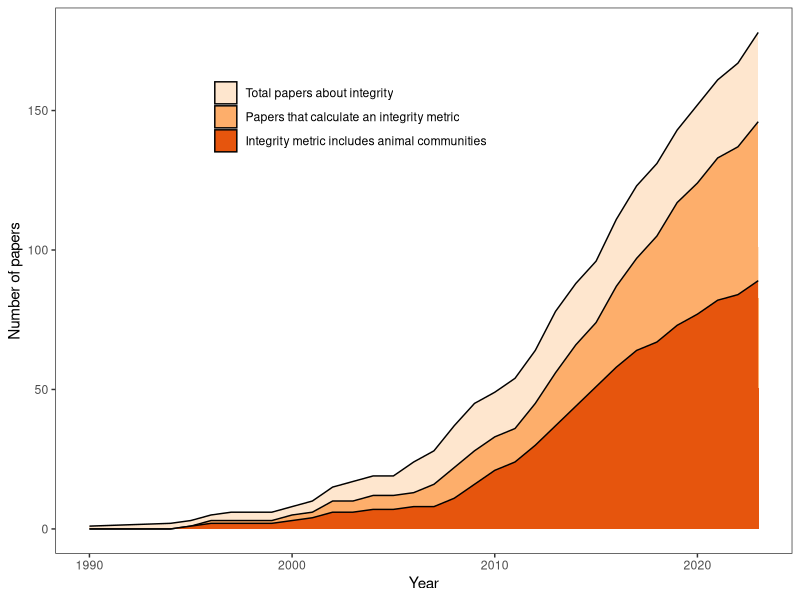
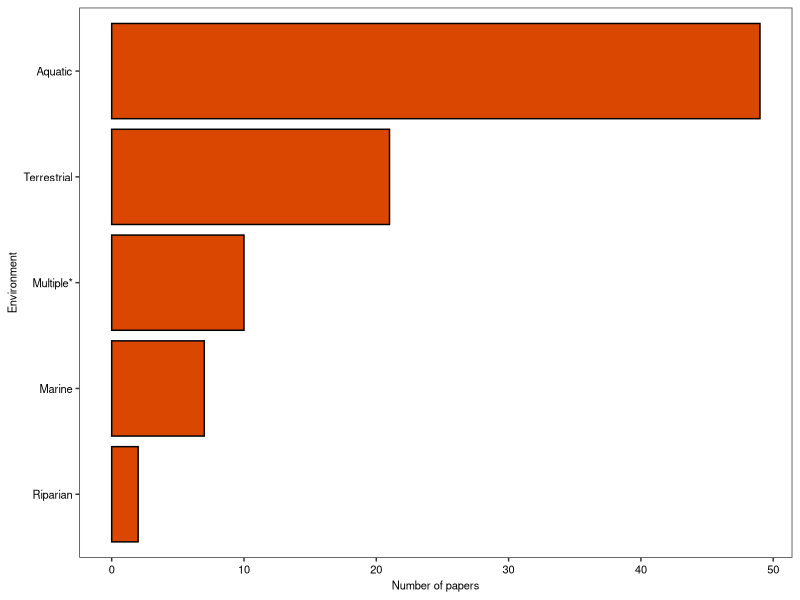
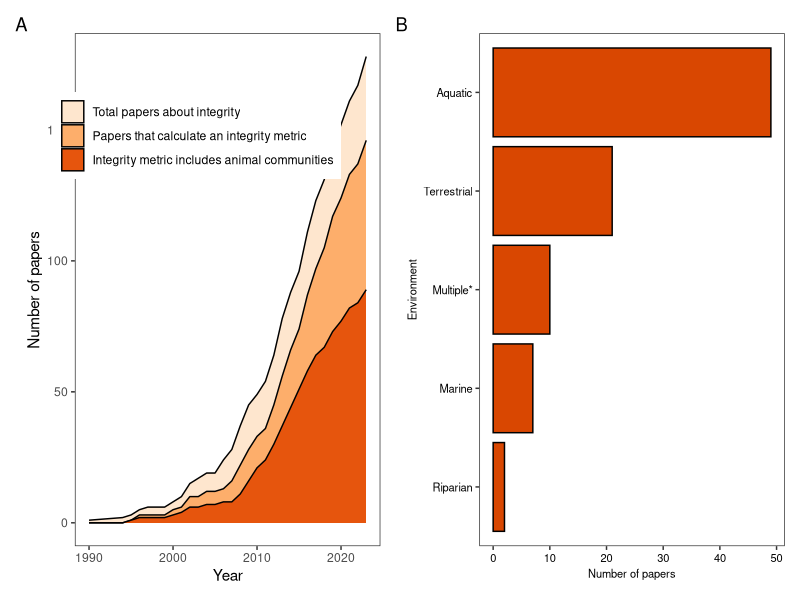
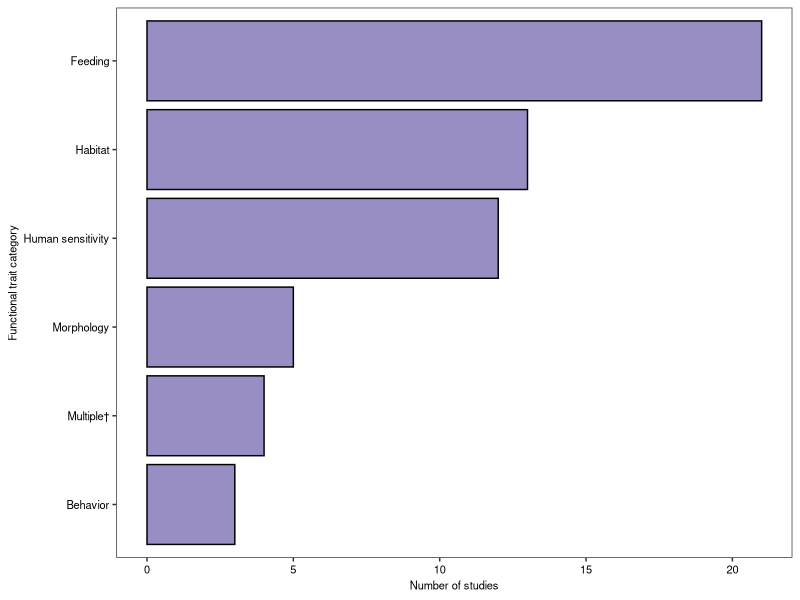
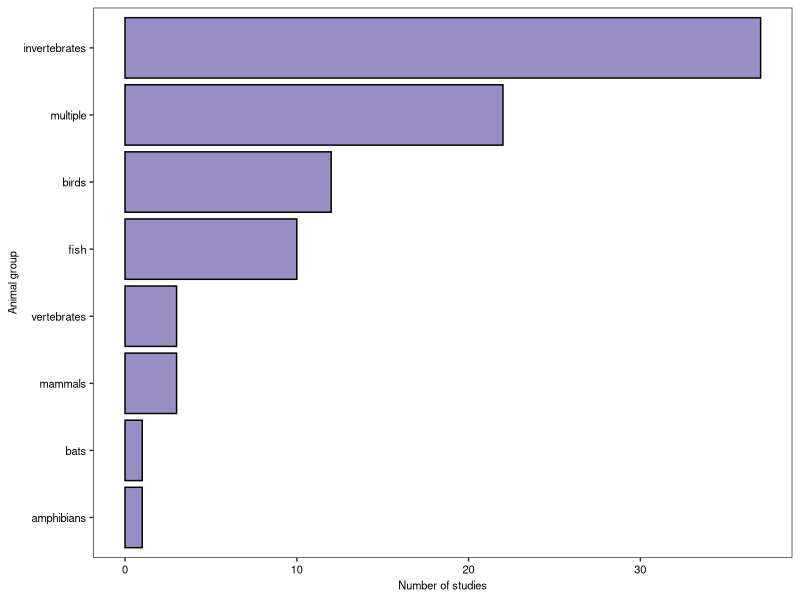
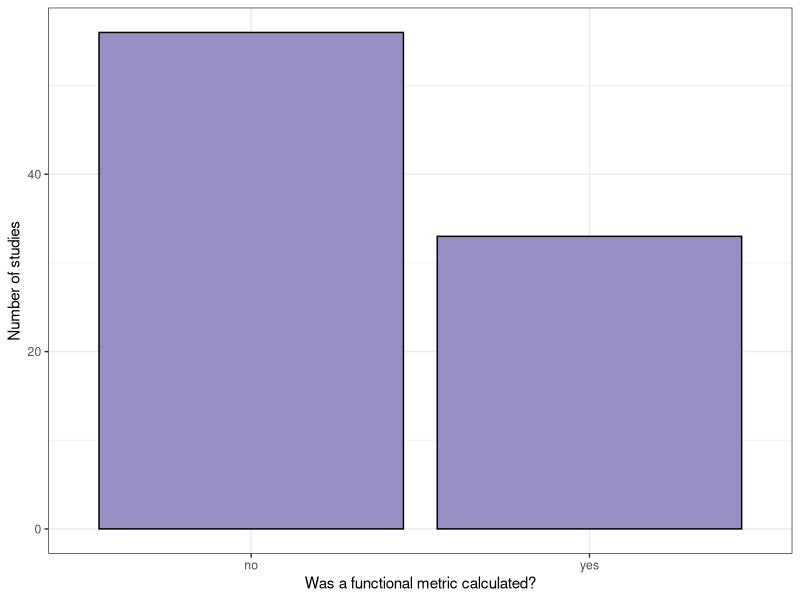
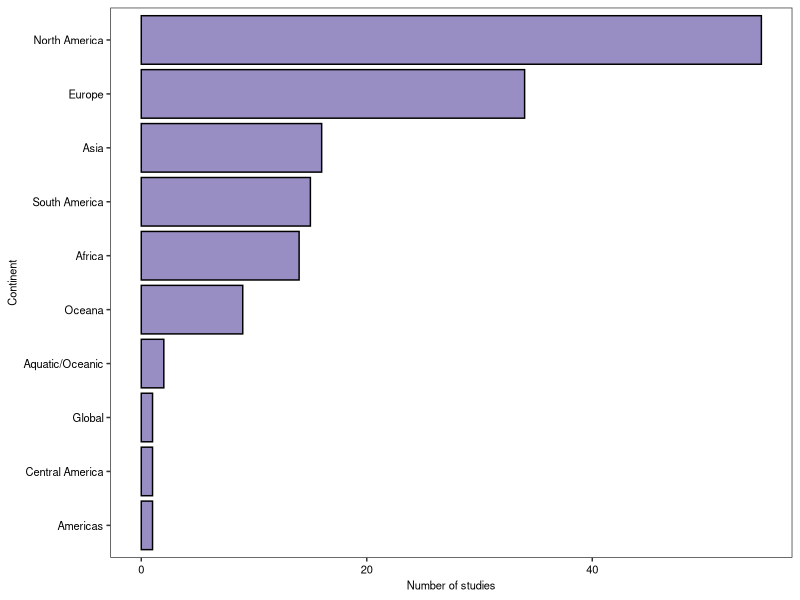
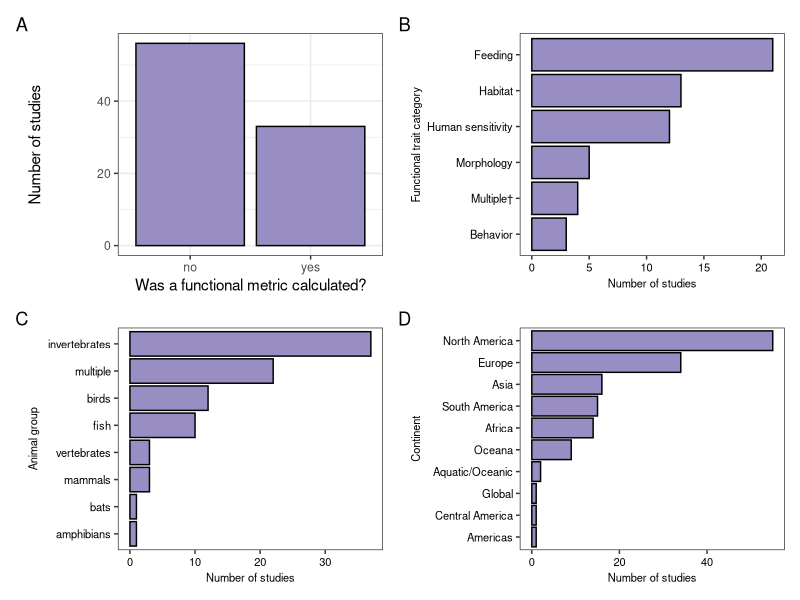

Here is the R script that generated these plots, in order:

# load libraries
library(ggplot2)
library(readxl)
library(dplyr)
library(reshape2)
library(viridis)
library(RColorBrewer)
library(tidyverse)
library(here)
library(patchwork)
library(ggforce)

theme_set(theme_bw())
#import data
dat <- read.csv(here('data',
                     'Ecological integrity literature review - Sheet1.csv'))
## fix differences in data entry
dat2 <- dat %>%
  rename('about_integrity' = 'Is.the.paper.actually.about.ecological.integrity.',
         'integrity_calculated' = 'Is.integrity.actually.calculated.',
         'include_animals' = 'Does.metric.include.animals.',
         'animal_communities' = 'Does.metric.include.animal.communities.') %>%
  mutate(about_integrity = case_when(about_integrity %in% c("No", 'no', 'No - see notes',
                                                            'No- but see notes', "Maybe") ~ "No",
                                     about_integrity %in% c("Yes", 'yes', 'Yes-maybe', 'Yes- but note terms',
                                                            'Yes- but indirectly', "Yes- but see notes") ~ "Yes")) %>%
  mutate(integrity_calculated = case_when(integrity_calculated %in% c("-", "No", "Maybe","", 
                                                                      "no", "No- concept paper with examples?", 
                                                                      "No-  \"validation\" paper" , "No- \"validation\" paper",                              
                                                                      "No-\"validation\" paper","No- \"metric development\"- see notes",                 
                                                                       "No- concept paper with examples- see notes" ,           
                                                                       "No- \"validation paper\"- see notes" ,                  
                                                                       "No- \"review\" paper" ,                                 
                                                                       "No- concept paper with examples from a National Forest") ~ "No",
                                          integrity_calculated %in% c("yes","Yes","Yes/maybe","Yes/Maybe",
                                                                      "Yes- but see notes","Yes- note similar to above but link assumed") ~ "Yes")) %>%
  mutate(include_animals = case_when(include_animals %in% c("no", "No", "-", "No- see notes",
                                                            "", "Maybe") ~ "No", 
                                     include_animals %in% c("Yes", "yes") ~ "Yes")) %>%
  mutate(animal_communities = case_when(animal_communities %in% c("-", "no",
                                                                  "No", "no (?)", "") ~ "No",
                                        animal_communities %in% c("yes", "Yes", "yes??") ~ "Yes"))


# simplify data frame
#dat2 <- dat2[,c(6:8,10:11)]

# change chacater to integer
# dat2[dat2=="Yes"] <- 1
# dat2[dat2=="No"] <- 0
# dat2[is.na(dat2)] <- 0
# 
# dat2 <- dat2 %>%
#   mutate_if(is.character, as.numeric)
# 
# # get rid of nestedness
# dat2[,4][dat2[,5] == 1] <-0
# dat2[,3][dat2[,4] == 1] <-0
# dat2[,2][dat2[,3] == 1] <-0

# change to long format
# dat3 <- dat2 %>%
#   pivot_longer(cols = 2:5,
#                names_to = "variable",
#                values_to = "value")

# summarize by year
# dat4 <- dat3 %>% 
#   group_by(Year, variable) %>% 
#   summarise(sum=sum(value, na.rm = T)) %>%
#   mutate(variable = factor(variable, levels = c('about_integrity',
#                                                 'integrity_calculated',
#                                                 'include_animals',
#                                                 'animal_communities')))
# 
# 
# # plot
# (a <- dat4 %>%
#     arrange(variable) %>%
#     ggplot(aes(x = Year,
#                 y = sum,
#                 fill = variable)) +
#   geom_col(position = "stack") +
#   theme_bw() +
#   scale_fill_brewer(palette = "Oranges",
#                     labels = c('about_integrity' = "Is the paper about ecological integrity?",
#                                'integrity_calculated' = "Is ecological integrity calculated?",
#                                'include_animals' = "Does the integrity metric include animals?",
#                                'animal_communities' = "Does the integrity metric include animal communities?")) +
#   ylab("Number of papers") + xlab(NULL) +
#   theme(legend.position = c(0.3, 0.82),
#         legend.title = element_blank(),
#         axis.text = element_text(size=8, color="black"),
#         axis.title = element_text(size=8, color="black"),
#         legend.text = element_text(size=8, color="black"),
#         panel.grid = element_blank()))
# #a


# output to hi res
# tiff("integrity-litreview-11302023.tif",
#      res=500, width=6, height=4, units="in", compression="lzw")
# a
# dev.off()

dat3 <- dat2 %>%
  dplyr::select(Year, about_integrity, 
                integrity_calculated, animal_communities) %>%
  pivot_longer(about_integrity:animal_communities,
               names_to = "category",
               values_to = "value") %>%
  mutate(value = case_when(value == "No" ~ 0,
                   value == "Yes" ~ 1)) %>%
  group_by(Year, category) %>%
  summarise(sum = sum(value)) %>%
  ungroup() %>%
  arrange(category, Year) %>%
  group_by(category) %>%
  mutate(cs = cumsum(sum)) %>%
  ungroup() %>%
  mutate(category = factor(category, 
                           levels = c("about_integrity",
                                      "integrity_calculated",
                                      "animal_communities")))

(byyear <- ggplot(dat3, aes(x = Year, y = cs, fill = category)) +
  ylab("Number of papers") +
  xlab("Year") +
  geom_area(position = 'identity', color = "black") +
  scale_fill_brewer(palette = "Oranges",
                    labels = c('about_integrity' = "Total papers about integrity",
                               'integrity_calculated' = "Papers that calculate an integrity metric",
                               'animal_communities' = "Integrity metric includes animal communities")) +
  theme(legend.title = element_blank(),
        panel.grid = element_blank(),
        legend.position = c(0.4, 0.8)))
  

# ggsave(filename = here('pictures',
#                        'R',
#                        'studies_by_year.jpg'),
#        width = 7.25,
#        height = 4,
#        units = 'in')


# Other explorations ------------------------------------------------------

unique(dat$Environment)
unique(dat$Animal.groups)
unique(dat$Function.Metric)

#MAIN FIGURES
#Environmental bias
#types of traits
(env_plot <- dat %>%
  filter(Environment != "") %>%
  group_by(Environment) %>%
  tally() %>%
  ggplot(aes(x = reorder(Environment, n), y = n)) +
  geom_bar(stat = "identity", fill = '#d94701',color = "black") +
  labs(x = "Environment", y = "Number of papers") +
    scale_x_discrete(labels = c("aquatic" = "Aquatic",
                                "terrestrial" = "Terrestrial",
                                'multiple' = "Multiple*",
                                'marine' = "Marine",
                                "riparian" = "Riparian")) +
    coord_flip() +
  theme(axis.text = element_text(size=8, color="black"),
        axis.title = element_text(size=8, color="black"),
        legend.text = element_text(size=8, color="black"),
        panel.grid = element_blank()))

byyear + env_plot + 
  plot_annotation(tag_level = "A") 

ggsave(filename = here('pictures',
                       'R',
                       'year_env_combo.jpg'),
       width = 9.5,
       height = 4.5,
       units = 'in')

traits <- dat %>%
  separate_longer_delim(Function.notes, delim = ",") %>%
  dplyr::select(Function.notes) %>%
  filter(Function.notes != "") %>%
  mutate(Function.notes2 = case_when(Function.notes %in% c('feeding guilds',
                                                          'trophic position',
                                                          'trophic strategies',
                                                          'litter decompostion',
                                                          'trophic groups',
                                                          'foraging',
                                                          'feeding behaviors',
                                                          'feeding behaviours',
                                                          'feeding guild') ~ "Feeding",
                                    Function.notes %in% c('habitat', ' habitat', 'microhabitat',
                                                          'foraging locations', 
                                                          'habitat generalism',
                                                          'habitat functions', 
                                                          'habitat assoications',
                                                          'habitat associations',
                                                          'habitat use') ~ "Habitat",
                                    Function.notes %in% c('behavior', 'nesting',
                                                          'migration') ~ "Behavior",
                                    Function.notes %in% c('mobiility', 'morphology',
                                                          'body size') ~ "Morphology",
                                    Function.notes %in% c("pollution sensitivity", "sensitivity") ~ "Human sensitivity",
                                    Function.notes %in% c("functional diversity") ~ "Multiple\u2020"))

(trait_plot <- traits %>% 
  group_by(Function.notes2) %>%
  tally() %>%
  ggplot(aes(x = reorder(Function.notes2, n), y = n)) +
  geom_bar(stat = "identity", fill = "#998ec3", color = "black") +
    coord_flip() +
  labs(x = "Functional trait category", y = "Number of studies")+
    theme(axis.text = element_text(size=8, color="black"),
          axis.title = element_text(size=8, color="black"),
          legend.text = element_text(size=8, color="black"),
          panel.grid = element_blank()))

# b <- env_plot + trait_plot +
#   plot_annotation(tag_levels = "A")
# 
# ggsave(b,
#        filename = here('pictures',
#                        'R',
#                        'study_content.jpg'),
#        width = 6,
#        height = 2.5,
#        units = 'in')

# Supplementary plots -----------------------------------------------------

#animal groups
(animal_plot <- dat %>%
    filter(Animal.groups != "") %>%
    group_by(Animal.groups) %>%
    tally() %>%
    ggplot(aes(x = reorder(Animal.groups, n), y = n)) +
    geom_bar(stat = "identity", fill = "#998ec3", , color="black") +
    labs(x = "Animal group", y = "Number of studies") +
    coord_flip() +
    theme(axis.text = element_text(size=8, color="black"),
          axis.title = element_text(size=8, color="black"),
          legend.text = element_text(size=8, color="black"),
          panel.grid = element_blank()))

(metric_plot <- dat %>%
    filter(Function.Metric != "") %>%
    group_by(Function.Metric) %>%
    tally() %>%
    ggplot(aes(x = reorder(Function.Metric, -n), y = n)) +
    geom_bar(stat = "identity", fill = "#998ec3", , color="black") +
    labs(x = "Was a functional metric calculated?", y = "Number of studies"))
# Geography ---------------------------------------------------------------

dat_geo <- dat %>%
  mutate(Continent = case_when(Geography %in% c("eastern canada bogs",
                                                "USA", "northeastern USA swamps",
                                                'quebec urban ish', 'North America',
                                                'eastern canada', 'chesapeake bay',
                                                "N. America",
                                                'mid-atlantic states', 'great lakes coastal wetlands',
                                                'N. America- regional', 'N. America- forested',
                                                'N. America- estuary', "N. America- riparian",
                                                'N. America- wetland', "N. America- coastal",
                                                'prairies in alberta canada', 'forests in ohio',
                                                'streams in colorado basin') ~ "North America",
                               Geography %in% c('streams in zimbabwe', 'streams in ethiopian highlands',
                                                'nigeria', 'streams in ethiopia',
                                                "Africa", "Africa- riparian", 
                                                "Africa- terrestrial",
                                                'South Africa') ~ "Africa",
                               Geography %in% c("Asia", "south korea", "rivers in china",
                                                "Asia- aquatic") ~ "Asia",
                               Geography %in% c("Europe", "switzerland alpine areas",
                                                'streams in europe', 'streams in spain',
                                                'germany', 'scandanavia', 'Europe- agricultural',
                                                'Europe- terrestrial', "Europe- forested", 
                                                "Europe- aquatic", 'north portugal',
                                                'freshwater in turkey',
                                                'italy', 'german north sea') ~ "Europe",
                               Geography %in% c("pelagic ocean", 
                                                'aquatic') ~ "Aquatic/Oceanic",
                               Geography %in% c("Brazilian Atlantic forest", 
                                                'northern brazil', 'South America',
                                               'S. America- riparian',
                                                'S. America- forested',
                                               'temperate grasslands in uruguay') ~ "South America",
                               Geography == 'Central America' ~ "Central America",
                               Geography %in% c('freshwater streams in new south wales australia',
                                                'Australia', 'New Zealand', 
                                                'Oceana', 'Oceana- intertidal',
                                                "Australia- riparian", "australia",
                                                'Oceana- coastal') ~ "Oceana",
                               Geography == "Global" ~ "Global",
                               Geography == "The Americas" ~ "Americas",
                               TRUE ~ NA_character_))

(geography_plot <- dat_geo %>%
  filter(Geography != "") %>%
  group_by(Continent) %>%
  tally() %>%
  ggplot(aes(x = reorder(Continent, n), y = n)) +
    geom_bar(stat = 'identity', fill = "#998ec3", color="black") +
  labs(x = "Continent", y = "Number of studies") +
    coord_flip()+
    theme(axis.text = element_text(size=8, color="black"),
          axis.title = element_text(size=8, color="black"),
          legend.text = element_text(size=8, color="black"),
          panel.grid = element_blank()))

metric_plot + trait_plot + animal_plot + geography_plot +
  plot_annotation(tag_levels = "A") +
  plot_layout(ncol = 2)

ggsave(filename = here('pictures',
                       'R',
                       'supp_review_fig.jpg'),
       width = 7,
       height = 4,
       units = 'in')
